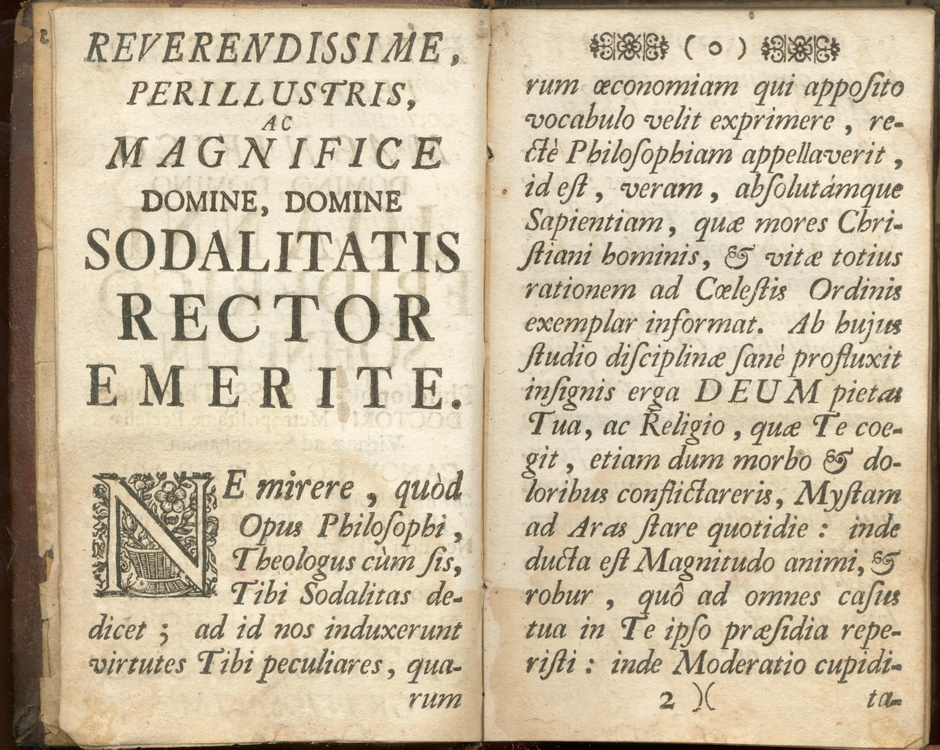
#> input picture pic2.jpg, 940 x 750 px, shrunk from 3889 x 3103 before the run
$ python task-3-adaptive.py
#> lines starting #> are read from the running program, lines starting #| are printed output that depends on the picture; after the words box and inside, x2 and y2 are one past the last pixel; in counts of white or black regions, pixels touching at a corner belong together
import cv2

img=cv2.imread("pic2.jpg")
#> img is the input picture: shape (750, 940, 3); mean B, G, R 161.5, 187.3, 201
gray_img = cv2.cvtColor(img, cv2.COLOR_BGR2GRAY)
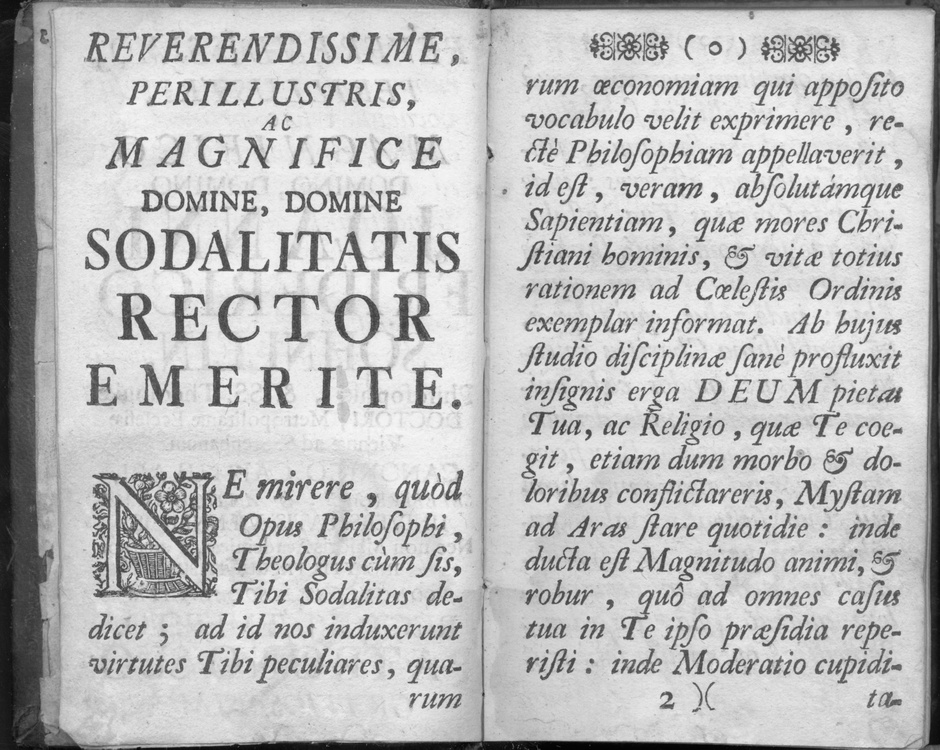
#> gray_img: shape (750, 940); min 1, max 248, mean 188.5
gauss_blur=cv2.GaussianBlur(gray_img,(9,9),6)
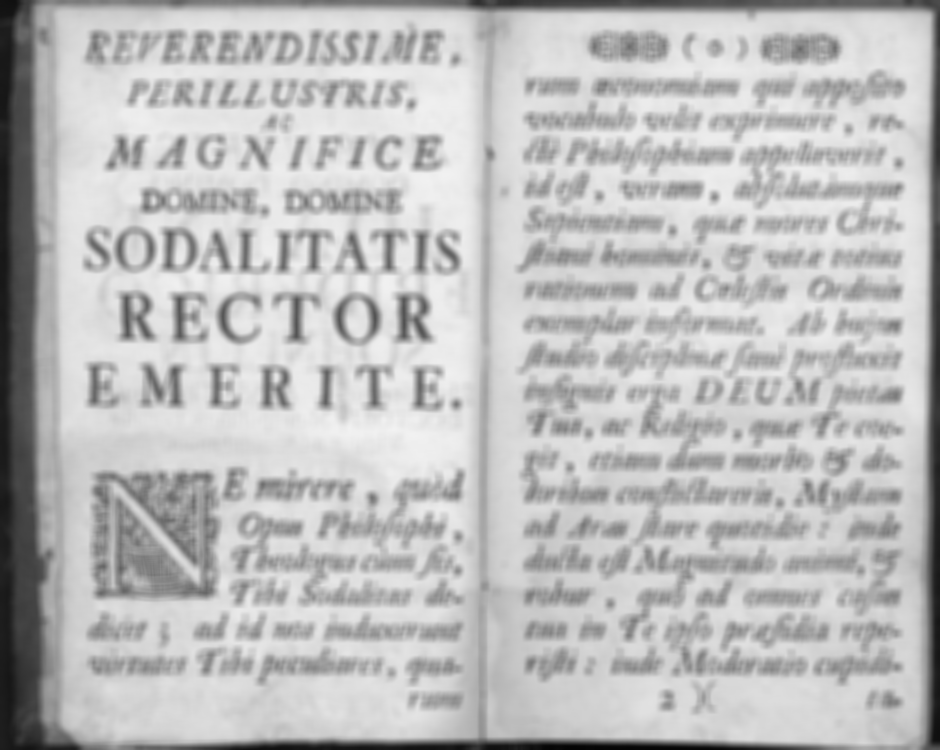
#> gauss_blur: shape (750, 940); min 4, max 242, mean 188.5

adaptive = cv2.adaptiveThreshold(gauss_blur, 255, cv2.ADAPTIVE_THRESH_MEAN_C, cv2.THRESH_BINARY_INV, 11, 5)
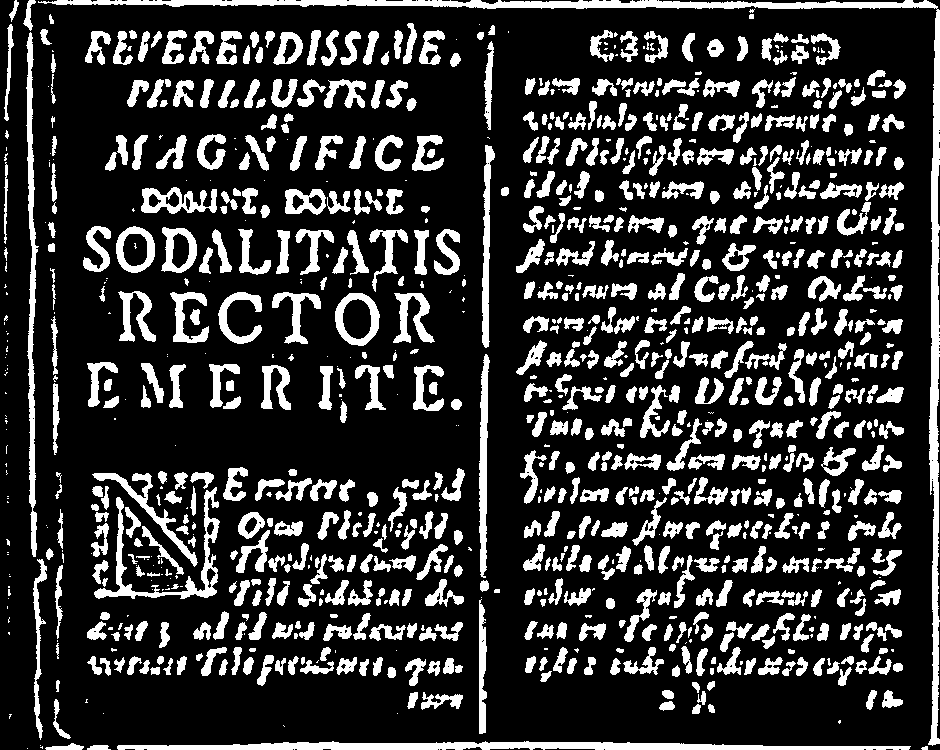
#> adaptive: shape (750, 940); 21.1% white; 1030 white regions (247 under 20 px), largest, box (x1, y1, x2, y2) and area: (38, 0, 940, 746) 10211, (117, 741, 911, 750) 4698, (26, 32, 39, 557) 2731

cv2.imshow("thresholded image",adaptive)
cv2.imwrite("adaptive.jpg",adaptive)
cv2.waitKey()
